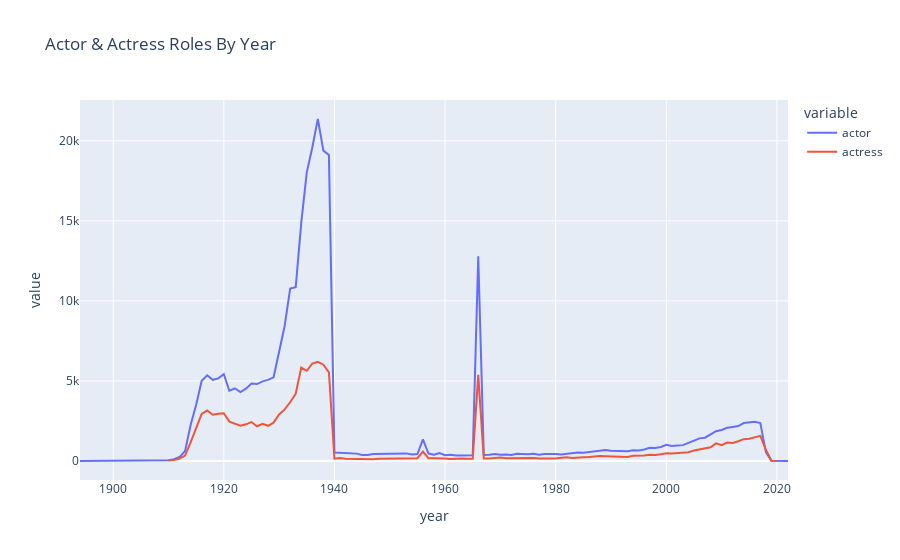

Here is the notebook cell this chart was saved with:
### Markdown cell above
Alternative solution using groupby:

### Code cell
# Count year/type group sizes.
# .unstack()  promotes types from second index component to columns.
# leaving year in index to serve as x-axis for plots
# roles_by_year is exactly the same DF as ct_film_genders.
roles_by_year = cast.groupby(['year', 'type']).size().unstack()
roles_by_year.plot(kind='line', y=['actor', 'actress'], title='Actor & Actress Roles By Year')
